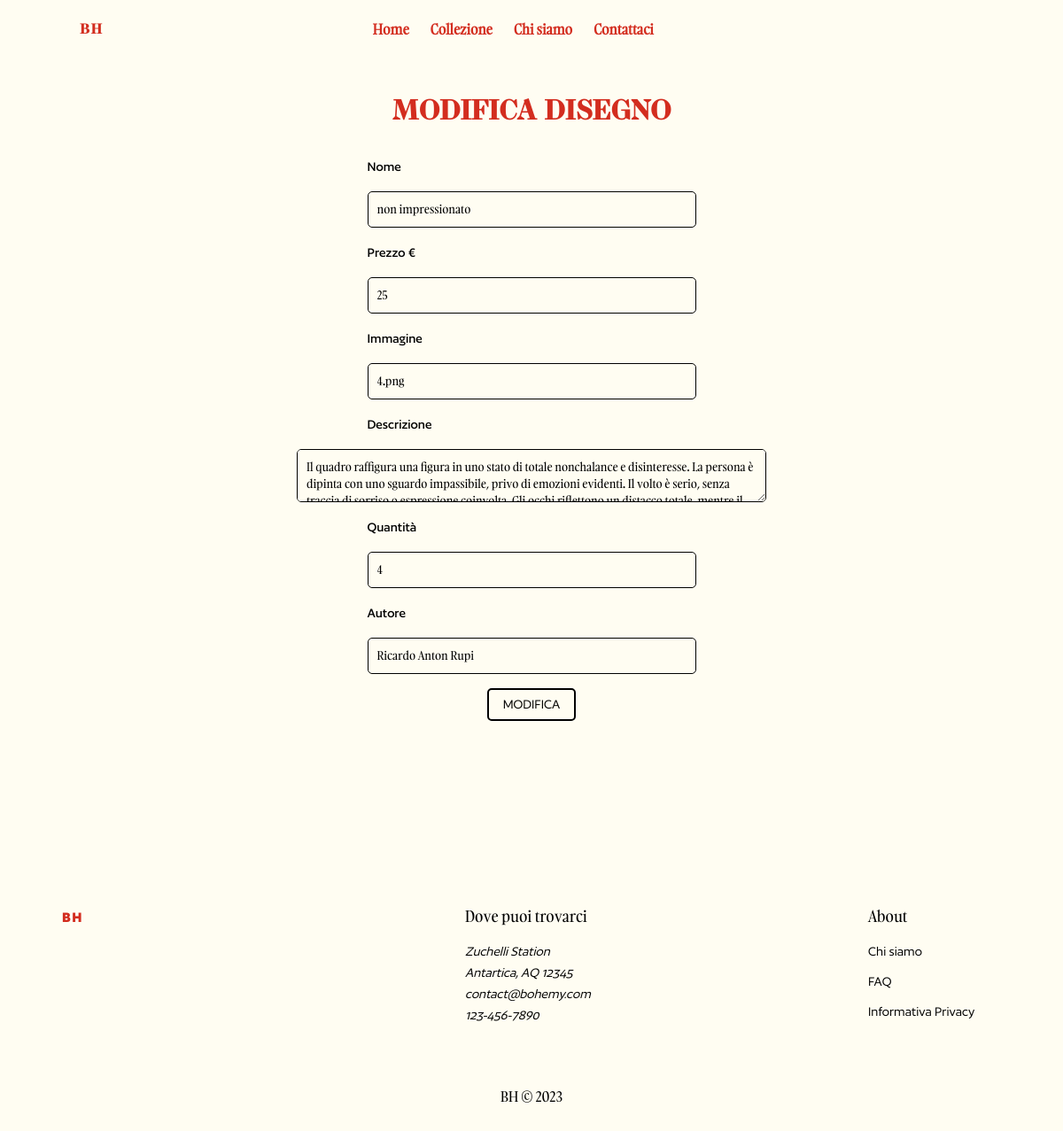
The page /mod_drawing.php?nome=non impressionato (signed in) on the database as committed earlier.
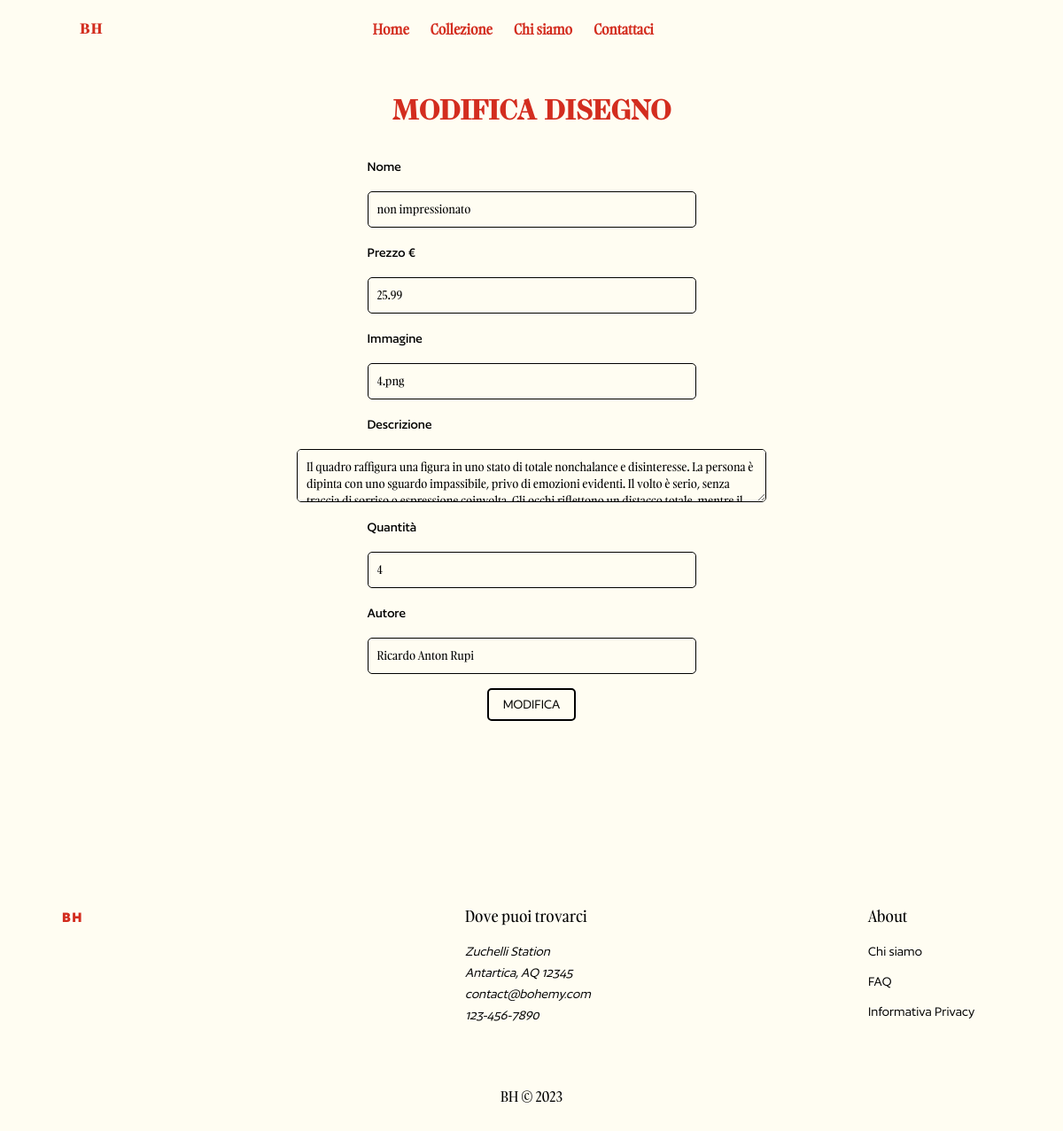
The same page on the database as committed later.
### tables this page shows
CREATE TABLE `disegni` (
  `nome` varchar(40) NOT NULL,
  `disegno` varchar(40),
  `descrizione` text,
  `autore` varchar(40),
  `prezzo` decimal(10,2),
  `quantita` int,
  PRIMARY KEY(nome)
);

### php/db.php (called while the page is built, shortened)
<?php
    class db {
        private static $host;
        private static $username;
        private static $password;
        private static $dbname;
        private static function connect($host = "mysql-db", $username = "user", $password = "test", $dbname = "test_database") {
            try {
                self::$host = $host;
                self::$username = $username;
                self::$password = $password;
                self::$dbname = $dbname;
                $mysqli = new mysqli(self::$host, self::$username, self::$password, self::$dbname);
                return $mysqli;
            } catch (Exception $e) {
                server_error();
            }
        }
        public static function run_query($query, ...$params) {
            $mysqli = self::connect();
            $stmt = $mysqli->prepare($query);
            if (count($params) > 0) {
                $stmt -> bind_param(str_repeat("s", count($params)), ...$params);
            }
            $stmt->execute();
            $result = $stmt->get_result();
            $result = $result->fetch_all(MYSQLI_ASSOC);
            return $result;
        }
    }
?>

### php/drawing.php (called while the page is built, shortened)
<?php
    require_once("db.php");
    function get_drawing($nome) {
        return db::run_query("SELECT * FROM disegni WHERE nome = ?", $nome);
    }
?>

### mod_drawing.php (the view, shortened to what this page needs)
<?php
    require "php/drawing.php";
    if(isset($_POST["nome"])) {
        mod_drawing($_POST["nome"], $_POST["prezzo"], $_POST["immagine"], $_POST["descrizione"], $_POST["autore"], $_GET["nome"], $_POST["quantita"]);
        header("Location: admin.php");
    } else if(isset($_SESSION["username"])) {
        if(!is_admin($_SESSION["username"])) {
            header("Location: index.php");
        } else {
            $DOM = file_get_contents("html/template/form_mod.html");
            $row = get_drawing($_GET["nome"]);
            $DOM = str_replace("", $row[0]["nome"], $DOM);
            $DOM = str_replace("", $row[0]["prezzo"], $DOM);
            $DOM = str_replace("", $row[0]["disegno"], $DOM);
            $DOM = str_replace("", $row[0]["descrizione"], $DOM);
            $DOM = str_replace("", $row[0]["quantita"], $DOM);
            $DOM = str_replace("", $row[0]["autore"], $DOM);
            echo $DOM;
        }
    }
?>

Rows that differ between the two databases and show on the page:
changed disegni "non impressionato": prezzo "25" → "25.99"
